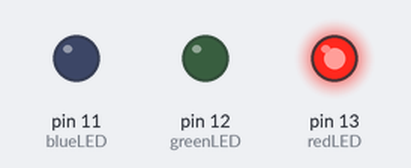
A sketch run on a simulated Arduino Uno, built with avr-gcc and run on an emulated ATmega328P. Parts: output pins drawn as LEDs (lit = HIGH).

Above: at 0.1 s.
At 40.1 s:
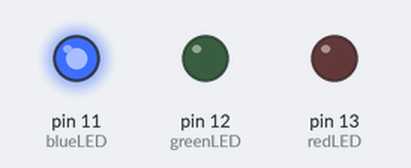
At 119.1 s:
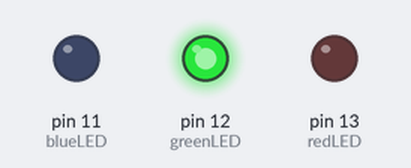
Timing chart, 0 to 120.6 s (numbered marks = the images above):
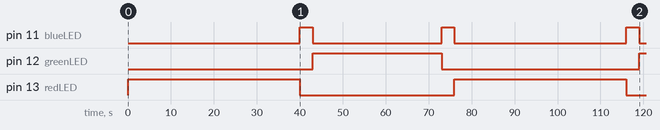

The sketch:

Stoplight.ino
```cpp
int redLED = 13;
int greenLED = 12;
int blueLED = 11;
int s40 = 40000;
int s30 = 30000;
int s3 = 3000;


void setup() {
  // put your setup code here, to run once:
  pinMode(redLED, OUTPUT); //Turn on for 40 seconds then turn off for 33 seconds
  pinMode(greenLED, OUTPUT); //Turn on for 30 seconds then turn off for 43 seconds
  pinMode(blueLED, OUTPUT); //Turn on for 3 seconds turn off for 40 seconds and 30 seconds
}

void loop() {
  // put your main code here, to run repeatedly:
    digitalWrite(redLED, HIGH);
    delay(40000);
    digitalWrite(redLED, LOW);
    digitalWrite(blueLED, HIGH);
    delay(3000);
    digitalWrite(blueLED, LOW);
    digitalWrite(greenLED, HIGH);
    delay(30000);
    digitalWrite(greenLED, LOW);
    digitalWrite(blueLED, HIGH);
    delay(3000);
    digitalWrite(blueLED, LOW);
}
```

Measured:
- by itself, pin 11 (blueLED): goes HIGH 3.0 s, LOW 30.0 s, HIGH 3.0 s, LOW 40.0 s, HIGH 3.0 s, then LOW
- by itself, pin 12 (greenLED): LOW → HIGH at 43.0 s, → LOW 30.0 s later, → HIGH 46.0 s later
- by itself, pin 13 (redLED): alternates HIGH for 40.0 s and LOW for 36.0 s
